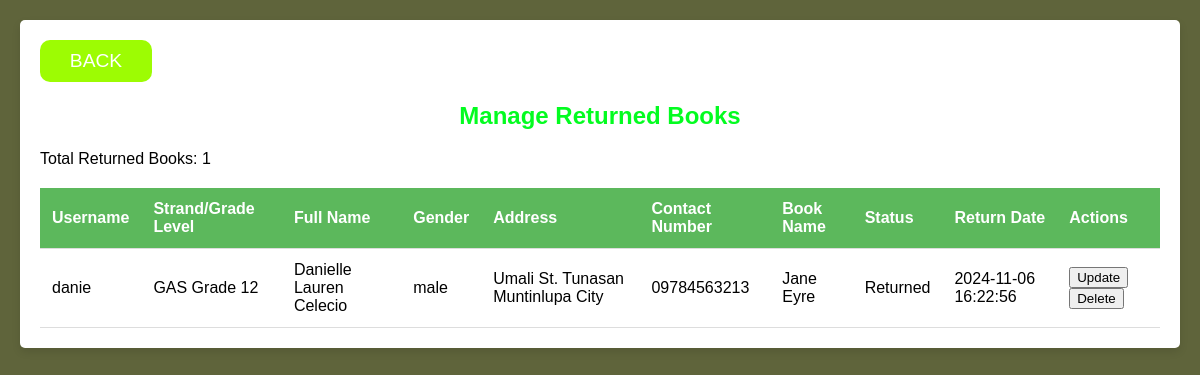
/manage_Returned.php, run on the app's committed database.
### tables this page shows
CREATE TABLE `returned_books` (
  `return_id` int(11) NOT NULL,
  `Username` varchar(50) NOT NULL,
  `strand_gradeLevel` varchar(50) DEFAULT NULL,
  `fullName` varchar(255) DEFAULT NULL,
  `gender` enum('male','female','other') DEFAULT 'other',
  `address` text DEFAULT NULL,
  `contactNumber` varchar(15) DEFAULT NULL,
  `bookName` varchar(255) DEFAULT NULL,
  `status` enum('Returned','Available') DEFAULT 'Returned',
  `returnDate` datetime DEFAULT current_timestamp()
);

### manage_Returned.php (the view, shortened to what this page needs)
<?php
include 'db.php';
$syncSql = "
    INSERT INTO Returned_Books (username, strand_gradeLevel, fullName, gender, address, contactNumber, bookName, status, returnDate)
    SELECT
        u.username,
        u.strand_gradeLevel,
        u.full_name AS fullName,
        u.gender,
        u.address,
        u.contactNumber,
        b.title AS bookName,
        'Returned' AS status,
        bb.return_date AS returnDate
    FROM BorrowedBooks bb
    JOIN Users u ON bb.userID = u.userID
    JOIN Books b ON bb.bookID = b.id
    WHERE bb.return_date IS NOT NULL
      AND NOT EXISTS (
          SELECT 1
          FROM Returned_Books rb
          WHERE rb.returnDate = bb.return_date
            AND rb.bookName = b.title
            AND rb.username = u.username
      )
";
$conn->query($syncSql);
$totalReturnedBooksResult = $conn->query("SELECT COUNT(*) AS totalReturned FROM Returned_Books");
$totalReturnedBooks = $totalReturnedBooksResult->fetch_assoc()['totalReturned'];
$sql = "
    SELECT
        return_id,
        username,
        strand_gradeLevel,
        fullName,
        gender,
        address,
        contactNumber,
        bookName,
        status,
        returnDate
    FROM Returned_Books
";
$result = $conn->query($sql);
$returnedBooks = $result->fetch_all(MYSQLI_ASSOC);
?>
<!DOCTYPE html>
<html lang="en">
<head>
    <link rel="stylesheet" href="managereturn.css">
</head>
<body>
    <div class="container">
        <div class="back">
            <button type="BACK" onclick="window.location.href='index.php';">BACK</button>
        </div>
        <h2>Manage Returned Books</h2>
        <p>Total Returned Books: <?php echo htmlspecialchars($totalReturnedBooks); ?></p>
        <table>
            <tr>
                <th>Username</th>
                <th>Strand/Grade Level</th>
                <th>Full Name</th>
                <th>Gender</th>
                <th>Address</th>
                <th>Contact Number</th>
                <th>Book Name</th>
                <th>Status</th>
                <th>Return Date</th>
                <th>Actions</th>
            </tr>
            <?php foreach ($returnedBooks as $book): ?>
                <tr>
                    <td><?php echo htmlspecialchars($book['username']); ?></td>
                    <td><?php echo htmlspecialchars($book['strand_gradeLevel']); ?></td>
                    <td><?php echo htmlspecialchars($book['fullName']); ?></td>
                    <td><?php echo htmlspecialchars($book['gender']); ?></td>
                    <td><?php echo htmlspecialchars($book['address']); ?></td>
                    <td><?php echo htmlspecialchars($book['contactNumber']); ?></td>
                    <td><?php echo htmlspecialchars($book['bookName']); ?></td>
                    <td><?php echo htmlspecialchars($book['status']); ?></td>
                    <td><?php echo htmlspecialchars($book['returnDate']); ?></td>
                    <td>
                        <form action="updateReturn.php" method="post" style="display:inline;">
                            <button type="submit">Update</button>
                        </form>
                        <form action="deleteReturn.php" method="post" style="display:inline;">
                              <button type="submit" onclick="return confirm('Are you sure you want to delete this return record?');">Delete</button>
                                </form>
                    </td>
                </tr>
            <?php endforeach; ?>
        </table>
    </div>
</body>
</html>

### managereturn.css (style rules this page uses)
* { box-sizing: border-box; }
body { font-family: Arial, sans-serif; background-color: #5f643b; margin: 0; padding: 20px; }
.container { max-width: 2000px; margin: auto; background-color: #fff; padding: 20px; border-radius: 5px; box-shadow: 0 4px 8px rgba(0, 0, 0, 0.1); }
h2 { text-align: center; color: #03fc20; }
table { width: 100%; border-collapse: collapse; margin-top: 20px; }
th, td { padding: 12px; text-align: left; border-bottom: 1px solid #ddd; }
th { background-color: #5cb85c; color: white; }
button[type="BACK"] { display: block; justify-content: center; margin: 0 0 10px; width: 10%; padding: 10px; border-radius: 10px; background-color: #9dfc03; color: #fff; border: none; cursor: pointer; font-size: 1.2em; }

### data on the page
returned_books: Username "danie", strand_gradeLevel "GAS Grade 12", fullName "Danielle Lauren Celecio", gender "male", address "Umali St. Tunasan Muntinlupa City", contactNumber "09784563213", bookName "Jane Eyre", status "Returned", returnDate "2024-11-06 16:22:56"

### other printed values
$totalReturnedBooks "1"
